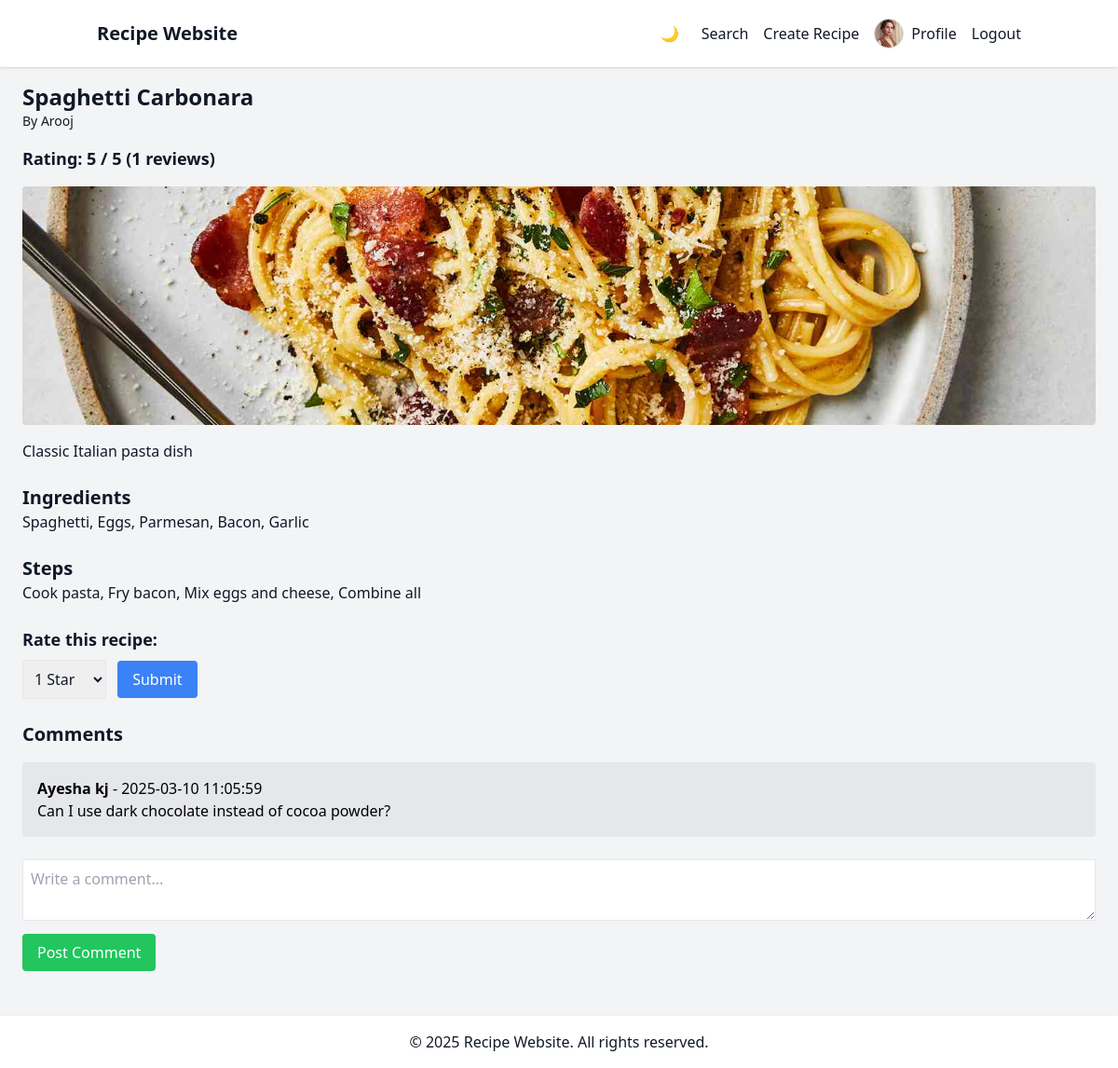
/pages/view_recipe.php?id=3 (signed in), run on the app's committed database.
### tables this page shows
CREATE TABLE `recipes` (
  `recipe_id` int(11) NOT NULL,
  `user_id` int(11) DEFAULT NULL,
  `title` varchar(255) NOT NULL,
  `description` varchar(1000) DEFAULT NULL,
  `ingredients` text NOT NULL,
  `steps` text NOT NULL,
  `category_id` int(11) DEFAULT NULL,
  `image` varchar(255) DEFAULT NULL,
  `video` varchar(255) DEFAULT NULL,
  `prep_time` int(11) DEFAULT NULL,
  `cook_time` int(11) DEFAULT NULL,
  `servings` int(11) DEFAULT NULL,
  `created_at` datetime DEFAULT current_timestamp()
);

CREATE TABLE `users` (
  `user_id` int(11) NOT NULL,
  `name` varchar(255) NOT NULL,
  `email` varchar(255) NOT NULL,
  `password` varchar(255) NOT NULL,
  `profile_pic` varchar(255) DEFAULT NULL,
  `role` enum('user','admin') DEFAULT 'user',
  `created_at` datetime DEFAULT current_timestamp(),
  `updated_at` datetime DEFAULT current_timestamp() ON UPDATE current_timestamp()
);

CREATE TABLE `comments` (
  `comment_id` int(11) NOT NULL,
  `user_id` int(11) DEFAULT NULL,
  `recipe_id` int(11) DEFAULT NULL,
  `comment` text NOT NULL,
  `created_at` datetime DEFAULT current_timestamp()
);

### includes/functions.php (called while the page is built, shortened)
<?php
function sanitizeInput($data) {
    return htmlspecialchars(stripslashes(trim($data)));
}
?>

### pages/view_recipe.php (the view, shortened to what this page needs)
<?php
require __DIR__ . '/../includes/config.php';
require __DIR__ . '/../includes/functions.php';
$recipe_id = sanitizeInput($_GET['id']);
$stmt = mysqli_prepare($conn, "SELECT recipes.*, users.name AS author FROM recipes
    LEFT JOIN users ON recipes.user_id = users.user_id
    WHERE recipes.recipe_id = ?");
mysqli_stmt_bind_param($stmt, "i", $recipe_id);
mysqli_stmt_execute($stmt);
$result = mysqli_stmt_get_result($stmt);
$recipe = mysqli_fetch_assoc($result);
$ratingQuery = "SELECT AVG(rating) AS avg_rating, COUNT(*) AS total_reviews FROM ratings_reviews WHERE recipe_id = ?";
$stmt = mysqli_prepare($conn, $ratingQuery);
mysqli_stmt_bind_param($stmt, "i", $recipe_id);
mysqli_stmt_execute($stmt);
$ratingResult = mysqli_stmt_get_result($stmt);
$ratingData = mysqli_fetch_assoc($ratingResult);
$avg_rating = round($ratingData['avg_rating'], 1);
$total_reviews = $ratingData['total_reviews'];
$commentQuery = "SELECT comments.comment, users.name, comments.created_at FROM comments
    JOIN users ON comments.user_id = users.user_id
    WHERE recipe_id = ? ORDER BY comments.created_at DESC";
$stmt = mysqli_prepare($conn, $commentQuery);
mysqli_stmt_bind_param($stmt, "i", $recipe_id);
mysqli_stmt_execute($stmt);
$commentResult = mysqli_stmt_get_result($stmt);
$comments = mysqli_fetch_all($commentResult, MYSQLI_ASSOC);
?>
<!DOCTYPE html>
<html lang="en">
<head>
    <script src="https://cdn.tailwindcss.com"></script>
</head>
<body class="bg-gray-100 text-gray-900 dark:bg-gray-900 dark:text-white">
    <?php include __DIR__ . '/../includes/header.php'; ?>
    <section class="p-6 mt-16">
        <h1 class="text-2xl font-bold"><?php echo htmlspecialchars($recipe['title']); ?></h1>
        <p class="text-sm">By <?php echo htmlspecialchars($recipe['author']); ?></p>
        <div class="mt-4">
            <p class="text-lg font-semibold">Rating: <?php echo $avg_rating ? "$avg_rating / 5" : "Not rated yet"; ?> (<?php echo $total_reviews; ?> reviews)</p>
        </div>
        <?php if ($recipe['image']): ?>
            <img src="../uploads/<?php echo htmlspecialchars($recipe['image']); ?>" alt="<?php echo htmlspecialchars($recipe['title']); ?>" class="w-full h-64 object-cover rounded mt-4">
        <?php endif; ?>
        <p class="mt-4"><?php echo nl2br(htmlspecialchars($recipe['description'])); ?></p>
        <h2 class="text-xl font-bold mt-6">Ingredients</h2>
        <p class="whitespace-pre-line"><?php echo nl2br(htmlspecialchars($recipe['ingredients'])); ?></p>
        <h2 class="text-xl font-bold mt-6">Steps</h2>
        <p class="whitespace-pre-line"><?php echo nl2br(htmlspecialchars($recipe['steps'])); ?></p>
        <?php if (isset($_SESSION['user_id'])): ?>
            <form action="rate_recipe.php" method="POST" class="mt-6">
                <label class="block text-lg font-semibold">Rate this recipe:</label>
                <select name="rating" class="border p-2 mt-2">
                    <option value="1">1 Star</option>
                </select>
                <button type="submit" class="bg-blue-500 text-white px-4 py-2 rounded ml-2">Submit</button>
            </form>
        <?php endif; ?>
        <h2 class="text-xl font-bold mt-6">Comments</h2>
        <div class="mt-4">
            <?php foreach ($comments as $comment): ?>
                <div class="bg-gray-200 text-black p-4 rounded mb-2">
                    <p><strong><?php echo htmlspecialchars($comment['name']); ?></strong> - <?php echo $comment['created_at']; ?></p>
                    <p><?php echo nl2br(htmlspecialchars($comment['comment'])); ?></p>
                </div>
            <?php endforeach; ?>
        </div>
        <?php if (isset($_SESSION['user_id'])): ?>
            <form action="comment_recipe.php" method="POST" class="mt-6">
                <textarea name="comment" class="border w-full p-2" placeholder="Write a comment..." required></textarea>
                <button type="submit" class="bg-green-500 text-white px-4 py-2 rounded mt-2">Post Comment</button>
            </form>
        <?php endif; ?>
    </section>
    <?php include __DIR__ . '/../includes/footer.php'; ?>
</body>
</html>

### data on the page
recipes: title "Spaghetti Carbonara", user.name "Arooj", image (picture), description "Classic Italian pasta dish", ingredients "Spaghetti, Eggs, Parmesan, Bacon, Garlic", steps "Cook pasta, Fry bacon, Mix eggs and cheese, Combine all"
comments: user.name "Ayesha kj", created_at "2025-03-10 11:05:59", comment "Can I use dark chocolate instead of cocoa powder?"

### other printed values
SITE_NAME "Recipe Website"
$avg_rating "5"
$total_reviews "1"
